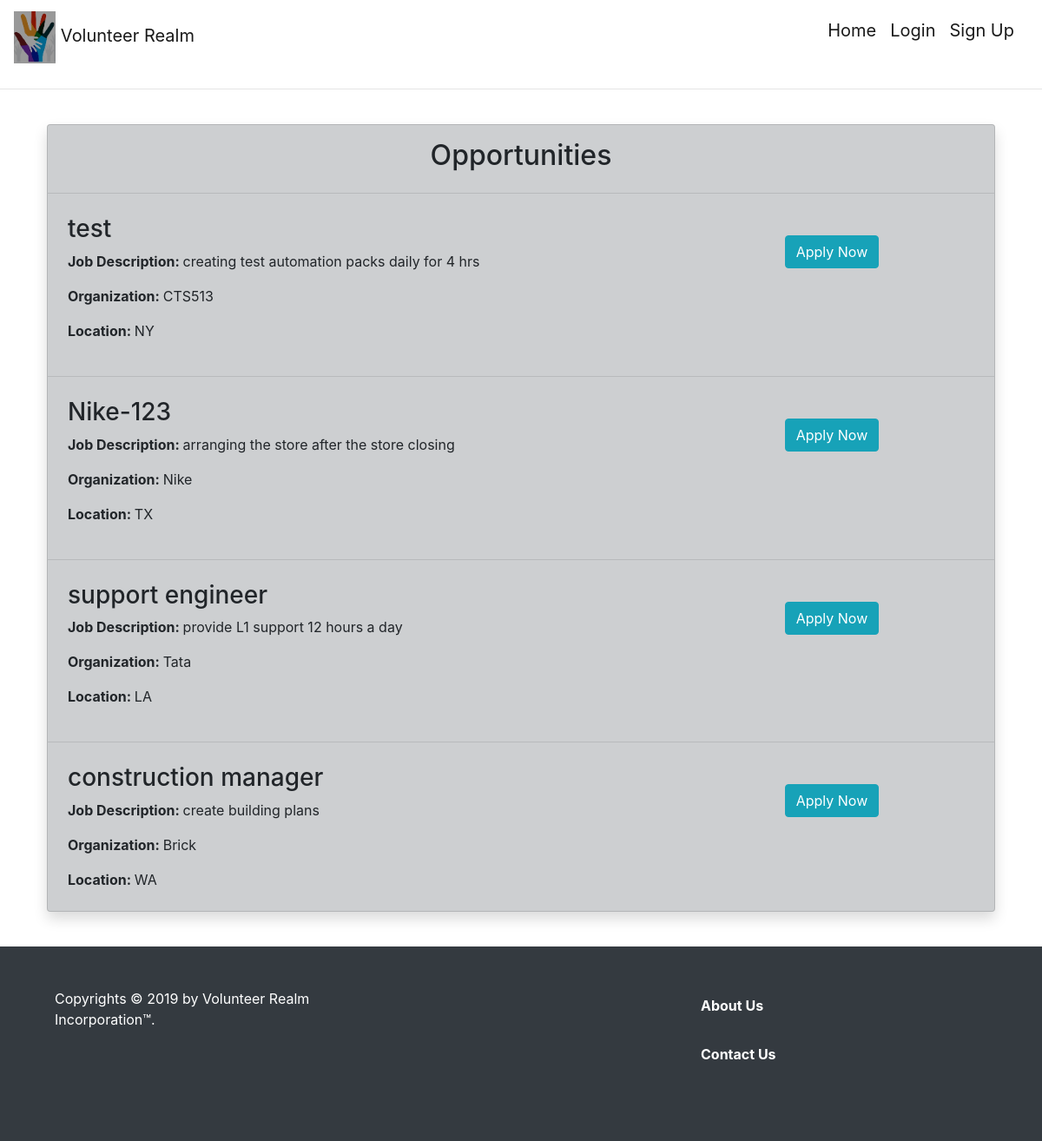
Screenshot of /viewOpportunities with the database file from the repository.
### auth/models.py (models this page shows)
class OrgJobs(db.Model):
    orgJob_id = db.Column(db.Integer, primary_key=True)
    org_id = db.Column(db.Integer, db.ForeignKey('organization.org_id'))
    job_id = db.Column(db.Integer, unique=True)
    job_title = db.Column(db.String(100))
    job_description = db.Column(db.String(2000))
    job_location = db.Column(db.String(100))

class Organization(db.Model):
    org_id = db.Column(db.Integer, primary_key=True)
    org_name = db.Column(db.String(100), unique=True)
    org_address = db.Column(db.String(100))
    org_email = db.Column(db.String(64))

### core/main.py (the view)
@main.route('/viewOpportunities')
def viewOpportunities():
    orgJobs = OrgJobs.query.all()
    orgs = Organization.query.all()
    jobs_id = []
    if(current_user.is_authenticated):
        jobs = UserOrgJobs.query.filter_by(id=current_user.id).all()
        for value in jobs:
            jobs_id += (str(value.orgJob_id))
    return render_template('viewOpportunities.html', orgJobs=orgJobs, orgs=orgs, jobs=jobs_id)

### core/templates/viewOpportunities.html (shortened to what this page needs)
{% extends "base.html" %}
{% block content %}
    <hr>
    <div class="container p-4">
        <div class="card cardspage shadow">
            <h2 class="text-center pt-3">
                Opportunities
            </h2>
            {% for orgJob in orgJobs %}
                <hr>
                <div class="row m-2">
                    <div class="col">
                        <h3>{{ orgJob.job_title }}</h3>
                        <p><strong>Job Description: </strong>{{ orgJob.job_description }}</p>
                        {% for org in orgs %}
                            {% if orgJob.org_id == org.org_id %}
                                <p><strong>Organization: </strong>{{ org.org_name }}</p>
                            {% endif %}
                        {% endfor %}
                        <p><strong>Location: </strong>{{ orgJob.job_location }}</p>
                    </div>
                    <div class="col-4 text-center pt-4">
                        {% if (current_user.is_authenticated and not current_user.is_admin()) or (not current_user.is_authenticated) %}
                            {% if orgJob.orgJob_id|string in jobs %}
                                <a class="btn btn-info" disabled="disabled"> Applied</a>
                            {% else %}
                                <a class="btn btn-info" href="/applyOpportunity/{{ orgJob.orgJob_id }}"> Apply Now</a>
                            {% endif %}
                        {% endif %}
                    </div>
                </div>
            {% endfor %}
        </div>
    </div>
{% endblock %}

### core/templates/base.html (style rules this page uses)
.cardspage { background-color: #cdcfd1; }
a { color: black; }

### rows the page displays
OrgJobs: job_title "test", job_description "creating test automation packs daily for 4 hrs", job_location "NY"
Organization: org_name "CTS513"
OrgJobs: job_title "Nike-123", job_description "arranging the store after the store closing", job_location "TX"
Organization: org_name "Nike"
OrgJobs: job_title "support engineer", job_description "provide L1 support 12 hours a day", job_location "LA"
Organization: org_name "Tata"
OrgJobs: job_title "construction manager", job_description "create building plans", job_location "WA"
Organization: org_name "Brick"
